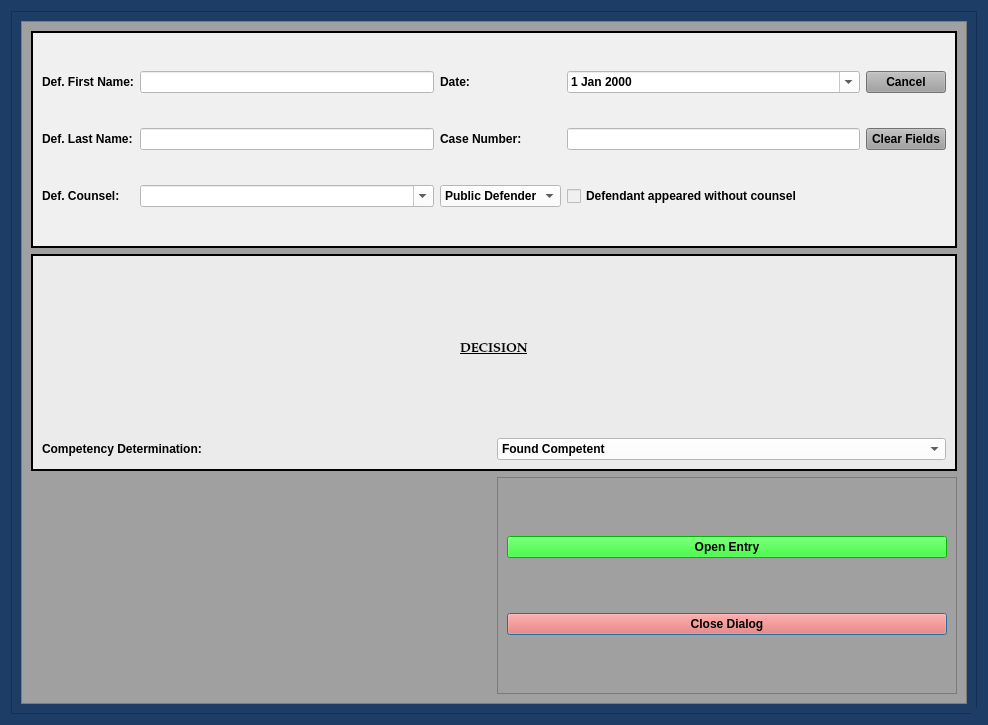
<?xml version="1.0" encoding="UTF-8"?>
<ui version="4.0">
 <class>CompetencyDialog</class>
 <widget class="QDialog" name="CompetencyDialog">
  <property name="windowModality">
   <enum>Qt::NonModal</enum>
  </property>
  <property name="enabled">
   <bool>true</bool>
  </property>
  <property name="geometry">
   <rect>
    <x>0</x>
    <y>0</y>
    <width>988</width>
    <height>725</height>
   </rect>
  </property>
  <property name="sizePolicy">
   <sizepolicy hsizetype="Preferred" vsizetype="Preferred">
    <horstretch>0</horstretch>
    <verstretch>0</verstretch>
   </sizepolicy>
  </property>
  <property name="minimumSize">
   <size>
    <width>0</width>
    <height>0</height>
   </size>
  </property>
  <property name="maximumSize">
   <size>
    <width>2500</width>
    <height>3500</height>
   </size>
  </property>
  <property name="palette">
   <palette>
    <active>
     <colorrole role="Button">
      <brush brushstyle="SolidPattern">
       <color alpha="255">
        <red>29</red>
        <green>61</green>
        <blue>102</blue>
       </color>
      </brush>
     </colorrole>
     <colorrole role="Base">
      <brush brushstyle="SolidPattern">
       <color alpha="255">
        <red>29</red>
        <green>61</green>
        <blue>102</blue>
       </color>
      </brush>
     </colorrole>
     <colorrole role="Window">
      <brush brushstyle="SolidPattern">
       <color alpha="255">
        <red>29</red>
        <green>61</green>
        <blue>102</blue>
       </color>
      </brush>
     </colorrole>
    </active>
    <inactive>
     <colorrole role="Button">
      <brush brushstyle="SolidPattern">
       <color alpha="255">
        <red>29</red>
        <green>61</green>
        <blue>102</blue>
       </color>
      </brush>
     </colorrole>
     <colorrole role="Base">
      <brush brushstyle="SolidPattern">
       <color alpha="255">
        <red>29</red>
        <green>61</green>
        <blue>102</blue>
       </color>
      </brush>
     </colorrole>
     <colorrole role="Window">
      <brush brushstyle="SolidPattern">
       <color alpha="255">
        <red>29</red>
        <green>61</green>
        <blue>102</blue>
       </color>
      </brush>
     </colorrole>
    </inactive>
    <disabled>
     <colorrole role="Button">
      <brush brushstyle="SolidPattern">
       <color alpha="255">
        <red>29</red>
        <green>61</green>
        <blue>102</blue>
       </color>
      </brush>
     </colorrole>
     <colorrole role="Base">
      <brush brushstyle="SolidPattern">
       <color alpha="255">
        <red>29</red>
        <green>61</green>
        <blue>102</blue>
       </color>
      </brush>
     </colorrole>
     <colorrole role="Window">
      <brush brushstyle="SolidPattern">
       <color alpha="255">
        <red>29</red>
        <green>61</green>
        <blue>102</blue>
       </color>
      </brush>
     </colorrole>
    </disabled>
   </palette>
  </property>
  <property name="font">
   <font>
    <family>Palatino Linotype</family>
    <pointsize>10</pointsize>
    <weight>75</weight>
    <italic>false</italic>
    <bold>true</bold>
   </font>
  </property>
  <property name="windowTitle">
   <string>Competency Entry Case Information</string>
  </property>
  <property name="toolTip">
   <string/>
  </property>
  <property name="styleSheet">
   <string notr="true">background-color: rgb(29, 61, 102);
font: 75 10pt &quot;Palatino Linotype&quot;;
font-weight: bold;</string>
  </property>
  <property name="sizeGripEnabled">
   <bool>true</bool>
  </property>
  <property name="modal">
   <bool>true</bool>
  </property>
  <layout class="QGridLayout" name="gridLayout_8">
   <item row="0" column="0">
    <widget class="QFrame" name="frame_4">
     <property name="styleSheet">
      <string notr="true">background-color: rgb(29, 61, 102);</string>
     </property>
     <property name="frameShape">
      <enum>QFrame::StyledPanel</enum>
     </property>
     <property name="frameShadow">
      <enum>QFrame::Raised</enum>
     </property>
     <layout class="QGridLayout" name="gridLayout_4">
      <item row="0" column="0">
       <widget class="QScrollArea" name="scrollArea">
        <property name="focusPolicy">
         <enum>Qt::NoFocus</enum>
        </property>
        <property name="styleSheet">
         <string notr="true">background-color: rgb(160, 160, 160);</string>
        </property>
        <property name="widgetResizable">
         <bool>true</bool>
        </property>
        <widget class="QWidget" name="scrollAreaWidgetContents">
         <property name="geometry">
          <rect>
           <x>0</x>
           <y>0</y>
           <width>948</width>
           <height>685</height>
          </rect>
         </property>
         <layout class="QGridLayout" name="gridLayout_2">
          <item row="2" column="1">
           <widget class="QFrame" name="frame_8">
            <property name="styleSheet">
             <string notr="true">background-color: rgb(160, 160, 160);</string>
            </property>
            <property name="frameShape">
             <enum>QFrame::StyledPanel</enum>
            </property>
            <property name="frameShadow">
             <enum>QFrame::Raised</enum>
            </property>
            <layout class="QGridLayout" name="gridLayout_10">
             <item row="0" column="0">
              <widget class="QPushButton" name="create_entry_Button">
               <property name="styleSheet">
                <string notr="true">background-color: rgb(0, 255, 0);
font: 75 11pt &quot;Palatino Linotype&quot;;
font-weight: bold;</string>
               </property>
               <property name="text">
                <string>Open Entry</string>
               </property>
               <property name="autoDefault">
                <bool>false</bool>
               </property>
              </widget>
             </item>
             <item row="2" column="0">
              <widget class="QPushButton" name="close_dialog_Button">
               <property name="styleSheet">
                <string notr="true">background-color: rgb(255, 96, 82);
font: 75 11pt &quot;Palatino Linotype&quot;;
font-weight: bold;</string>
               </property>
               <property name="text">
                <string>Close Dialog</string>
               </property>
              </widget>
             </item>
            </layout>
           </widget>
          </item>
          <item row="0" column="0" colspan="2">
           <widget class="QFrame" name="case_name_Frame">
            <property name="sizePolicy">
             <sizepolicy hsizetype="Preferred" vsizetype="Preferred">
              <horstretch>0</horstretch>
              <verstretch>0</verstretch>
             </sizepolicy>
            </property>
            <property name="styleSheet">
             <string notr="true">background-color: rgb(240, 240, 240);</string>
            </property>
            <property name="frameShape">
             <enum>QFrame::Box</enum>
            </property>
            <property name="frameShadow">
             <enum>QFrame::Plain</enum>
            </property>
            <property name="lineWidth">
             <number>2</number>
            </property>
            <layout class="QGridLayout" name="gridLayout" columnstretch="0,0,0,0,0">
             <item row="0" column="0">
              <widget class="QLabel" name="label">
               <property name="text">
                <string>Def. First Name:</string>
               </property>
              </widget>
             </item>
             <item row="1" column="3">
              <widget class="QLineEdit" name="case_number_lineEdit">
               <property name="maximumSize">
                <size>
                 <width>500</width>
                 <height>16777215</height>
                </size>
               </property>
               <property name="styleSheet">
                <string notr="true">background-color: rgb(255, 255, 255);</string>
               </property>
              </widget>
             </item>
             <item row="0" column="3">
              <widget class="NoScrollDateEdit" name="plea_trial_date">
               <property name="focusPolicy">
                <enum>Qt::NoFocus</enum>
               </property>
               <property name="styleSheet">
                <string notr="true">color: rgb(0, 0, 0);
background-color: rgb(255, 255, 255);</string>
               </property>
               <property name="calendarPopup">
                <bool>true</bool>
               </property>
              </widget>
             </item>
             <item row="2" column="2">
              <widget class="NoScrollComboBox" name="defense_counsel_type_box">
               <property name="styleSheet">
                <string notr="true">background-color: rgb(255, 255, 255);</string>
               </property>
               <item>
                <property name="text">
                 <string>Public Defender</string>
                </property>
               </item>
               <item>
                <property name="text">
                 <string>Private Counsel</string>
                </property>
               </item>
              </widget>
             </item>
             <item row="1" column="0">
              <widget class="QLabel" name="label_2">
               <property name="text">
                <string>Def. Last Name:</string>
               </property>
              </widget>
             </item>
             <item row="2" column="3">
              <widget class="QCheckBox" name="defense_counsel_waived_checkBox">
               <property name="text">
                <string>Defendant appeared without counsel</string>
               </property>
              </widget>
             </item>
             <item row="1" column="1">
              <widget class="QLineEdit" name="defendant_last_name_lineEdit">
               <property name="enabled">
                <bool>true</bool>
               </property>
               <property name="styleSheet">
                <string notr="true">background-color: rgb(255, 255, 255);</string>
               </property>
              </widget>
             </item>
             <item row="0" column="2">
              <widget class="QLabel" name="label_26">
               <property name="text">
                <string>Date:</string>
               </property>
              </widget>
             </item>
             <item row="1" column="2">
              <widget class="QLabel" name="label_3">
               <property name="text">
                <string>Case Number:</string>
               </property>
              </widget>
             </item>
             <item row="0" column="4">
              <widget class="QPushButton" name="cancel_Button">
               <property name="focusPolicy">
                <enum>Qt::NoFocus</enum>
               </property>
               <property name="styleSheet">
                <string notr="true">background-color: rgb(160, 160, 160);</string>
               </property>
               <property name="text">
                <string>Cancel</string>
               </property>
              </widget>
             </item>
             <item row="0" column="1">
              <widget class="QLineEdit" name="defendant_first_name_lineEdit">
               <property name="styleSheet">
                <string notr="true">background-color: rgb(255, 255, 255);</string>
               </property>
              </widget>
             </item>
             <item row="2" column="1">
              <widget class="DefenseCounselComboBox" name="defense_counsel_name_box">
               <property name="styleSheet">
                <string notr="true">background-color: rgb(255, 255, 255);</string>
               </property>
               <property name="editable">
                <bool>true</bool>
               </property>
              </widget>
             </item>
             <item row="1" column="4">
              <widget class="QPushButton" name="clear_fields_case_Button">
               <property name="focusPolicy">
                <enum>Qt::NoFocus</enum>
               </property>
               <property name="styleSheet">
                <string notr="true">background-color: rgb(160, 160, 160);</string>
               </property>
               <property name="text">
                <string>Clear Fields</string>
               </property>
              </widget>
             </item>
             <item row="2" column="0">
              <widget class="QLabel" name="label_24">
               <property name="text">
                <string>Def. Counsel:</string>
               </property>
              </widget>
             </item>
            </layout>
           </widget>
          </item>
          <item row="1" column="0" colspan="2">
           <widget class="QFrame" name="frame">
            <property name="styleSheet">
             <string notr="true">background-color: rgb(235, 235, 235);</string>
            </property>
            <property name="frameShape">
             <enum>QFrame::Box</enum>
            </property>
            <property name="frameShadow">
             <enum>QFrame::Plain</enum>
            </property>
            <property name="lineWidth">
             <number>2</number>
            </property>
            <layout class="QGridLayout" name="gridLayout_6" rowstretch="0,0">
             <item row="0" column="0" colspan="2">
              <widget class="QLabel" name="label_4">
               <property name="font">
                <font>
                 <family>Palatino Linotype</family>
                 <pointsize>10</pointsize>
                 <weight>75</weight>
                 <italic>false</italic>
                 <bold>true</bold>
                 <underline>true</underline>
                </font>
               </property>
               <property name="text">
                <string>DECISION</string>
               </property>
               <property name="alignment">
                <set>Qt::AlignCenter</set>
               </property>
              </widget>
             </item>
             <item row="1" column="0">
              <widget class="QLabel" name="label_5">
               <property name="text">
                <string>Competency Determination:</string>
               </property>
              </widget>
             </item>
             <item row="1" column="1">
              <widget class="QComboBox" name="comboBox">
               <property name="styleSheet">
                <string notr="true">background-color: rgb(255, 255, 255);</string>
               </property>
               <item>
                <property name="text">
                 <string>Found Competent</string>
                </property>
               </item>
               <item>
                <property name="text">
                 <string>Found Competent - Not Insane</string>
                </property>
               </item>
               <item>
                <property name="text">
                 <string>Not Competent - Not Restorable</string>
                </property>
               </item>
               <item>
                <property name="text">
                 <string>Not Competent - Restorable</string>
                </property>
               </item>
               <item>
                <property name="text">
                 <string>Not Restored to Competency - Dismiss</string>
                </property>
               </item>
              </widget>
             </item>
            </layout>
           </widget>
          </item>
         </layout>
        </widget>
       </widget>
      </item>
     </layout>
    </widget>
   </item>
  </layout>
 </widget>
 <customwidgets>
  <customwidget>
   <class>NoScrollDateEdit</class>
   <extends>QDateEdit</extends>
   <header>munientry.widgets.custom_widgets</header>
  </customwidget>
  <customwidget>
   <class>NoScrollComboBox</class>
   <extends>QComboBox</extends>
   <header>munientry.widgets.combo_boxes</header>
  </customwidget>
  <customwidget>
   <class>DefenseCounselComboBox</class>
   <extends>QComboBox</extends>
   <header>munientry.widgets.combo_boxes</header>
  </customwidget>
 </customwidgets>
 <tabstops>
  <tabstop>defendant_first_name_lineEdit</tabstop>
  <tabstop>defendant_last_name_lineEdit</tabstop>
  <tabstop>defense_counsel_name_box</tabstop>
  <tabstop>defense_counsel_type_box</tabstop>
  <tabstop>defense_counsel_waived_checkBox</tabstop>
  <tabstop>case_number_lineEdit</tabstop>
  <tabstop>create_entry_Button</tabstop>
  <tabstop>close_dialog_Button</tabstop>
 </tabstops>
 <resources/>
 <connections/>
 <slots>
  <slot>create_entry()</slot>
  <slot>continue_dialog()</slot>
  <slot>close_window()</slot>
  <slot>set_dialog()</slot>
  <slot>update_case_information()</slot>
  <slot>ovi_dialog()</slot>
  <slot>sentencing_dialog()</slot>
  <slot>proceed_to_sentencing()</slot>
  <slot>proceed_to_ovi()</slot>
  <slot>add_charge()</slot>
  <slot>set_statute()</slot>
  <slot>set_pay_date()</slot>
  <slot>amend_offense()</slot>
  <slot>set_offense()</slot>
  <slot>add_charge_to_view()</slot>
  <slot>delete_charge()</slot>
  <slot>delete_charge_from_view()</slot>
  <slot>close_event()</slot>
  <slot>set_fra_in_file()</slot>
  <slot>set_fra_in_court()</slot>
  <slot>start_add_conditions_dialog()</slot>
  <slot>start_amend_offense_dialog()</slot>
 </slots>
</ui>
